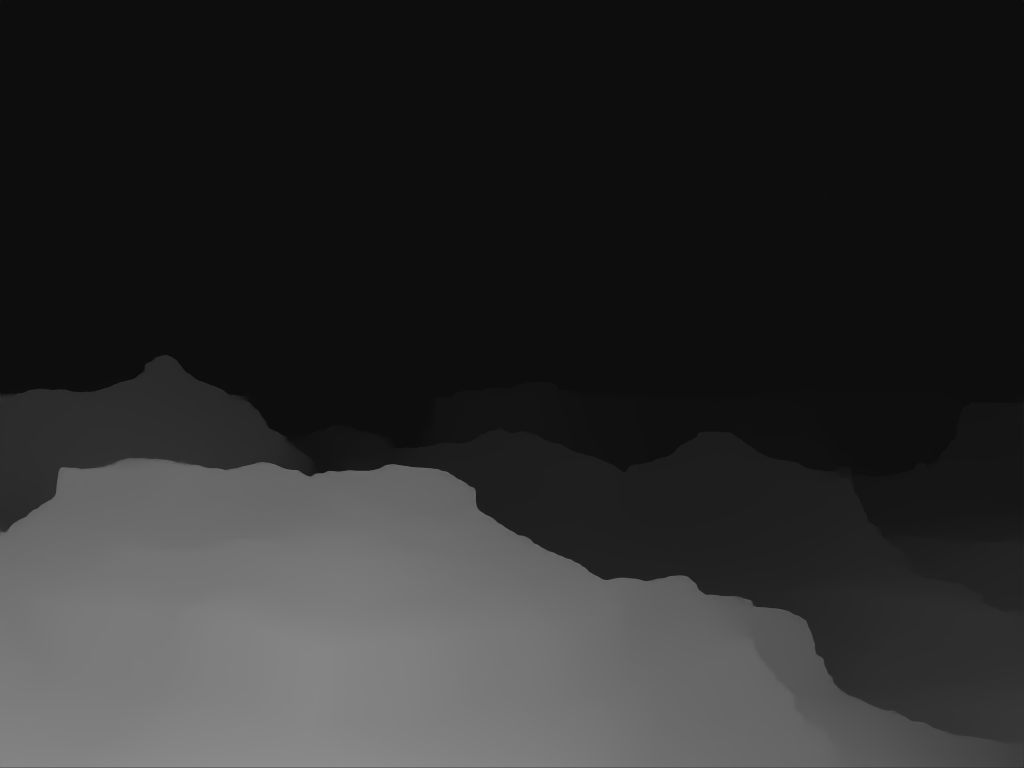

Recreate this plot in Python.
#!/usr/bin/env python

import torch
import torchvision

import base64
import cupy
import cv2
import flask
import getopt
import gevent
import gevent.pywsgi
import glob
import h5py
import io
import math
import moviepy
import moviepy.editor
import numpy
import os
import random
import re
import scipy
import scipy.io
import shutil
import sys
import tempfile
import time
import urllib
import zipfile

##########################################################

assert(int(str('').join(torch.__version__.split('.')[0:2])) >= 12) # requires at least pytorch version 1.2.0

torch.set_grad_enabled(False) # make sure to not compute gradients for computational performance

torch.backends.cudnn.enabled = True # make sure to use cudnn for computational performance

##########################################################

objCommon = {}

exec(open('./common.py', 'r').read())

exec(open('./models/disparity_estimation.py', 'r').read())
exec(open('./models/disparity_adjustment.py', 'r').read())
exec(open('./models/disparity_refinement.py', 'r').read())
exec(open('./models/pointcloud_inpainting.py', 'r').read())

##########################################################

arguments_strIn = './images/doublestrike.jpg'
arguments_strOut = './depthestim.npy'

for strOption, strArgument in getopt.getopt(sys.argv[1:], '', [ strParameter[2:] + '=' for strParameter in sys.argv[1::2] ])[0]:
	if strOption == '--in' and strArgument != '': arguments_strIn = strArgument # path to the input image
	if strOption == '--out' and strArgument != '': arguments_strOut = strArgument # path to where the output should be stored
# end

##########################################################

if __name__ == '__main__':
	npyImage = cv2.imread(filename=arguments_strIn, flags=cv2.IMREAD_COLOR)

	fltFocal = max(npyImage.shape[0], npyImage.shape[1]) / 2.0
	fltBaseline = 40.0

	tenImage = torch.FloatTensor(numpy.ascontiguousarray(npyImage.transpose(2, 0, 1)[None, :, :, :].astype(numpy.float32) * (1.0 / 255.0))).cuda()
	tenDisparity = disparity_estimation(tenImage)
	tenDisparity = disparity_refinement(torch.nn.functional.interpolate(input=tenImage, size=(tenDisparity.shape[2] * 4, tenDisparity.shape[3] * 4), mode='bilinear', align_corners=False), tenDisparity)
	tenDisparity = torch.nn.functional.interpolate(input=tenDisparity, size=(tenImage.shape[2], tenImage.shape[3]), mode='bilinear', align_corners=False) * (max(tenImage.shape[2], tenImage.shape[3]) / 256.0)
	tenDepth = (fltFocal * fltBaseline) / (tenDisparity + 0.0000001)

	npyDisparity = tenDisparity[0, 0, :, :].cpu().numpy()
	npyDepth = tenDepth[0, 0, :, :].cpu().numpy()

	cv2.imwrite(filename=arguments_strOut.replace('.npy', '.png'), img=(npyDisparity / fltBaseline * 255.0).clip(0.0, 255.0).astype(numpy.uint8))

	numpy.save(arguments_strOut, npyDepth)
# end